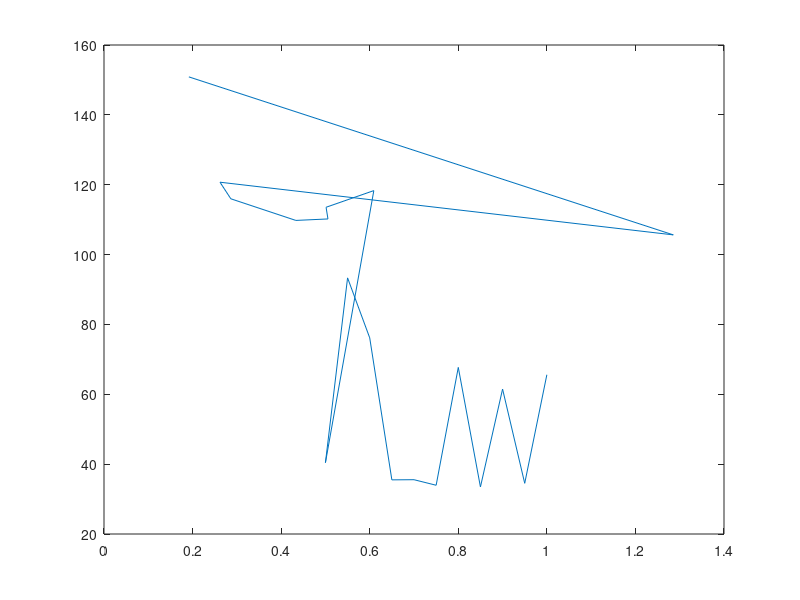
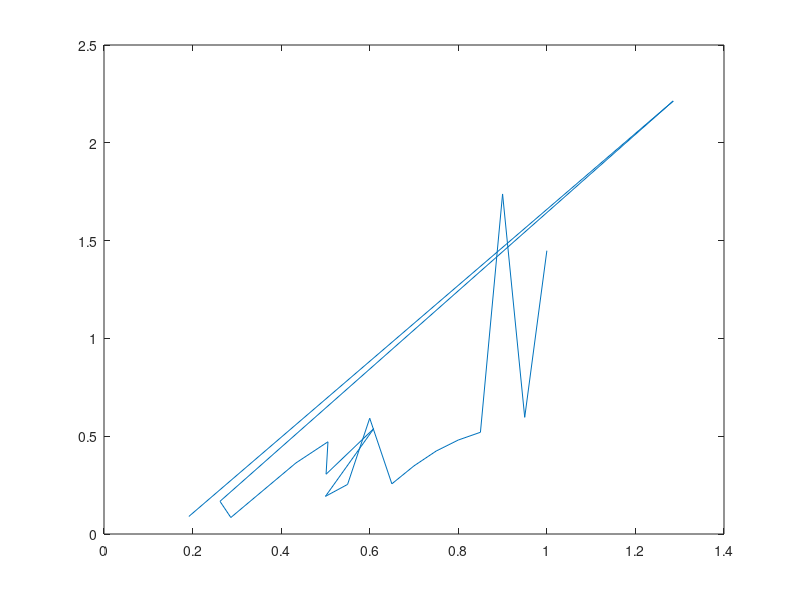
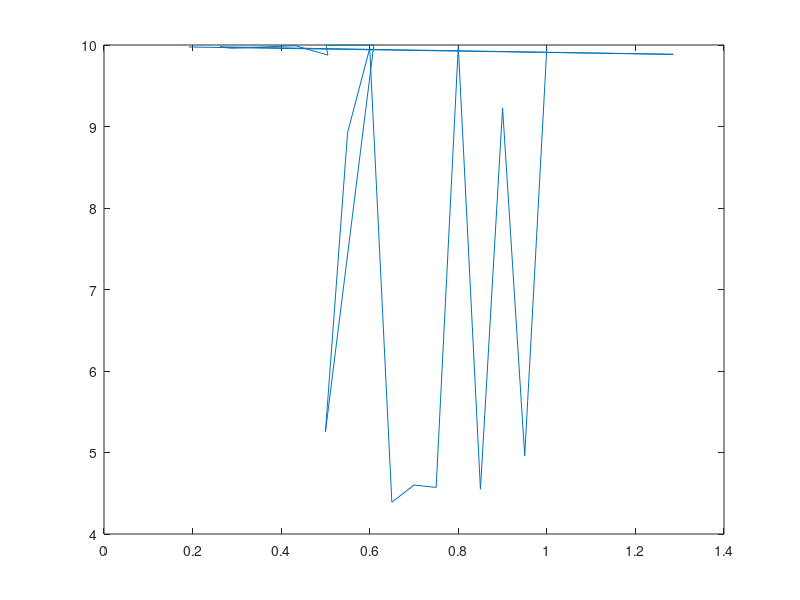

These figures' MATLAB source, in order:
load('design_space_plot_data');
figure;
plot(b_op,v_cruise_op)

figure;
plot(b_op,weight_op)

figure;
plot(b_op,W_L_op)

